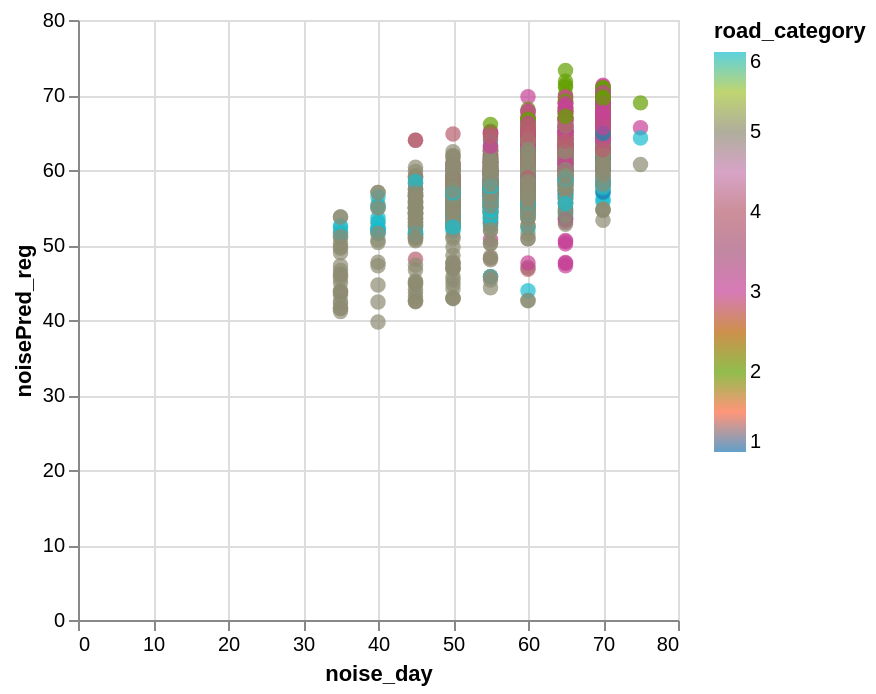

Notebook cell for this chart:
### Code cell
data_test['noisePred_reg'] = y_pred

alt.Chart(data_test).mark_circle(size=60).encode(
    x='noise_day',
    y='noisePred_reg',
    color=alt.Color('road_category', scale=alt.Scale(scheme='category10')),
    tooltip=['road_id']
).interactive()

### Figure 1 — Vega-Lite specification as saved in the notebook (floating-point values rounded to 4 significant figures; data arrays with more than 128 entries replaced by an {"elided": "..."} marker saying what was removed)
{"config": {"view": {"continuousWidth": 300, "continuousHeight": 300}}, "data": {"name": "data-94b1c6e517fec8152f7991f2a3cc8ef4"}, "mark": {"type": "circle", "size": 60}, "encoding": {"color": {"field": "road_category", "scale": {"scheme": "category10"}, "type": "quantitative"}, "tooltip": [{"field": "road_id", "type": "nominal"}], "x": {"field": "noise_day", "type": "quantitative"}, "y": {"field": "noisePred_reg", "type": "quantitative"}}, "params": [{"name": "param_1e9efca18e7a2868", "select": {"type": "interval", "encodings": ["x", "y"]}, "bind": "scales"}], "$schema": "https://vega.github.io/schema/vega-lite/v6.4.1.json", "datasets": {"data-94b1c6e517fec8152f7991f2a3cc8ef4": {"elided": "2285 records"}}}
